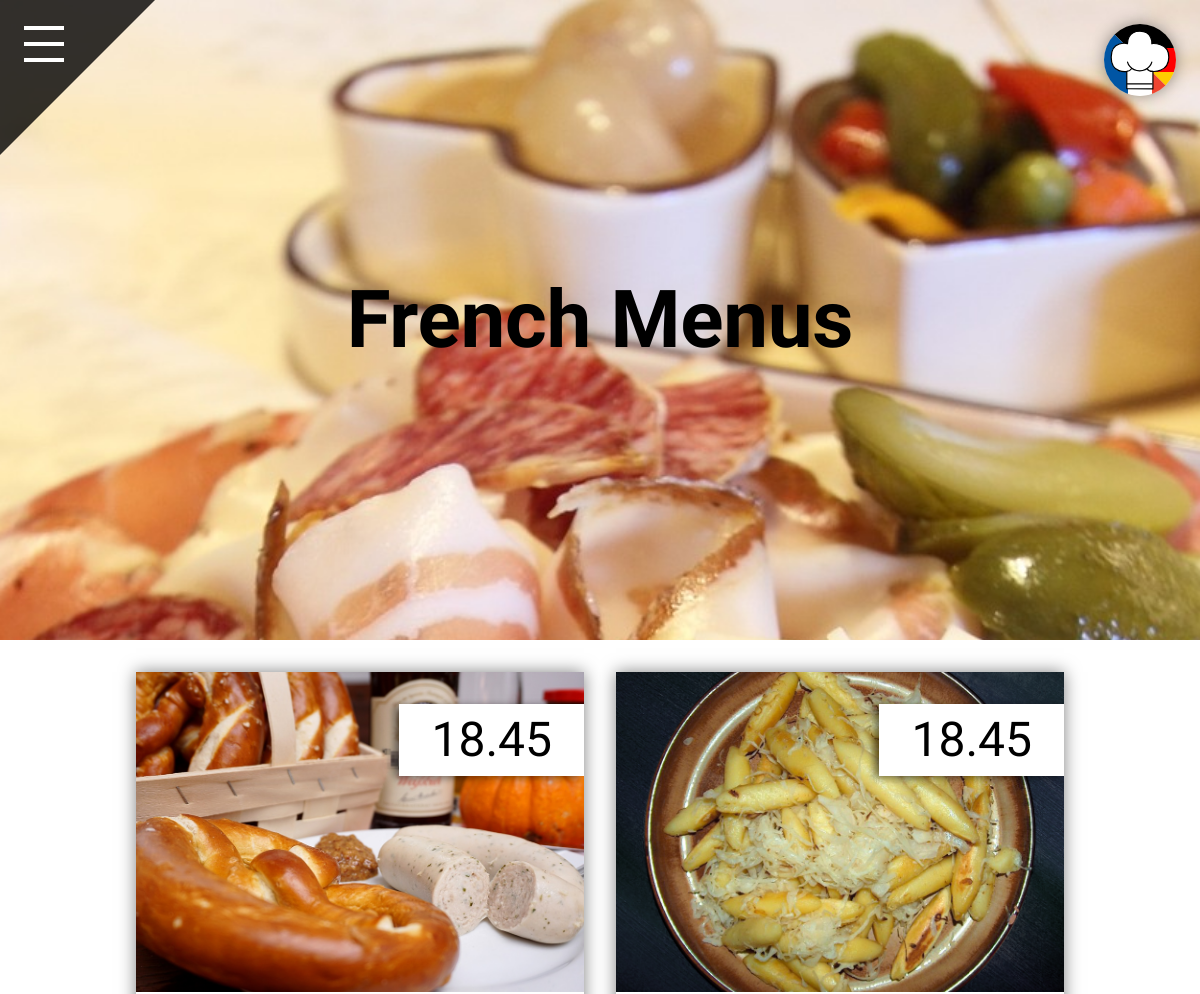
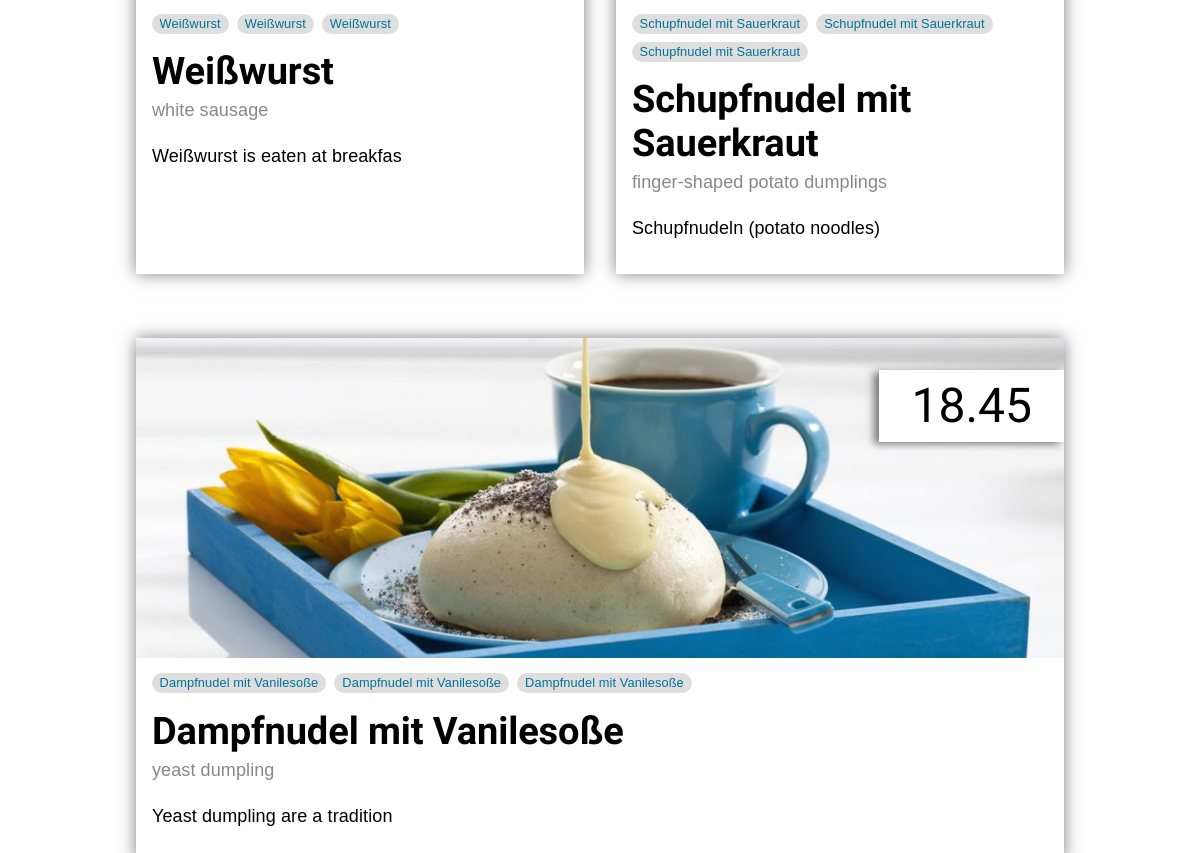
/menu_overview.php, run on the app's committed database (2 pictures, top to bottom).
### tables this page shows
CREATE TABLE Meal (
	id INT(6) UNSIGNED AUTO_INCREMENT PRIMARY KEY,
	name VARCHAR(30) NOT NULL,
	trans varchar(30) not null,
	description VARCHAR(30) NOT NULL,
	image VARCHAR(50),
	price double not null
	
);

### src/menu_overview.php (the view, shortened to what this page needs)
<?php
  include('./includes/database.php');
  include('./includes/header.php');
?>
    <main class="menu-site">
	<section class="hero" style="background-image:url(./images/region/charcuterie.jpg)">
	<h1>French Menus</h1>
</section>
<div class="menu-container">
<?php
$sql = "SELECT * FROM meal";
  foreach ($db->query($sql) as $meal) {
      echo '
      <section class="menu-item">
        <div class="price">' . $meal['price'] . '</div>
        <a class="top-image" style="background-image:url(' . $meal['image'] . ')"></a>
        <div class="categories">
          <ul>';
          for ($j=0; $j < 3; $j++) {
            echo '<li><a href="./menu_overview.php?category=' . $meal['name'] . '">' . $meal['name'] . '</a></li>';
          }
            echo'
          </ul>
        </div>
        <h2 class="title">'. $meal['name'] . '</h2>
        <p class="translation">'. $meal['trans'] . '</p>
        <p class="description">'. $meal['description'] . '</p>
      </section>
      ';
    }
  ?>
	</div>
    </main>

### src/includes/header.php (shortened to what this page needs)
<!DOCTYPE html>
<html lang="en">
<head>
    <link rel="stylesheet" href="./css/main.css">
</head>
<body>
  <header <?php if(HOME_SITE){echo 'class="home"';}?> id="js_header">
    <div class="menu" id="menu">
      <div class="nav-button" id="button">
        <div class="ham"></div>
      </div>
    </div>
    <div class="logo">
    </div>
  </header>
</body>

### src/css/3_basics/body.css (style rules this page uses)
body { -webkit-text-size-adjust: 100%; color: #000000; font-family: 'Linotype-Univers', sans-serif; font-size: 16px; -webkit-font-smoothing: antialiased; font-weight: 400; line-height: 1; background-color: #ffffff; }
* { box-sizing: border-box; }
body, html { height: auto; min-height: 100%; }
:root { font-size: 100%; }

### src/css/3_basics/links.css (style rules this page uses)
a { color: #007298; text-decoration: none; outline: 0; cursor: pointer; }

### src/css/3_basics/lists.css (style rules this page uses)
ul, ol { font-size: 1rem; font-size: 1.125rem; line-height: 1.5rem; letter-spacing: 0.00625rem; padding-left: 1.25rem; }
ul li, ol li { line-height: 1.6; }

### src/css/3_basics/selection.css (style rules this page uses)
body { -webkit-tap-highlight-color: rgba(0, 0, 0, 0.6); }

### src/css/3_basics/typography.css (style rules this page uses)
h1, h2, h3, h4, h5, h6, .substitle1, .substitle2, .body1, .body2, .button, .caption, .overline { padding: 0.2em 0; margin: 0; line-height: 1; font-family: 'Noto Serif'; }
h1 { font-size: 2.75rem; line-height: 3.375rem; font-weight: 600; font-family: 'Staatliches'; letter-spacing: -0.01875rem; }
h2 { font-size: 2.375rem; line-height: 2.75rem; font-weight: 600; font-family: 'Staatliches'; letter-spacing: -0.00625rem; }
p { font-size: 1rem; font-weight: 400; font-size: 1.125rem; line-height: 1.5rem; letter-spacing: 0.00625rem; line-height: 1.9; margin: 0 0 0.5rem; }

### src/css/4_elements/header.css (style rules this page uses)
header .logo { position: fixed; height: 4.5rem; width: 4.5rem; right: 1.5rem; top: 1.5rem; overflow: hidden; border-radius: 50%; box-shadow: 0 0 1rem rgba(0, 0, 0, 0.4); cursor: pointer; z-index: 2000; }
header .logo svg { height: 100%; width: 100%; }

### src/css/4_elements/navigation.css (style rules this page uses)
.menu { position: fixed; width: 4rem; height: 4rem; padding: 1rem; color: #ffffff; -webkit-transition: all 0.3s ease-in-out; transition: all 0.3s ease-in-out; z-index: 1000; }
.nav-button { position: absolute; top: 1.25rem; left: 1.25rem; -webkit-box-align: center; -ms-flex-align: center; align-items: center; -webkit-box-pack: center; -ms-flex-pack: center; justify-content: center; z-index: 1020; display: -webkit-box; display: -ms-flexbox; display: flex; width: 3rem; height: 3rem; background: transparent; cursor: pointer; }
.ham { position: relative; width: 2.5rem; height: 0.25rem; background: #ffffff; -webkit-transition: all 0.3s ease-in-out; transition: all 0.3s ease-in-out; }
.ham::before, .ham::after { position: absolute; left: 0; width: 2.5rem; height: 0.25rem; content: ""; background: #ffffff; -webkit-transform-origin: center center; transform-origin: center center; -webkit-transition: all 0.3s ease-in-out; transition: all 0.3s ease-in-out; }
.ham::before { top: -1rem; }
.ham::after { top: 1rem; }

### src/css/5_sections/hero.css (style rules this page uses)
section.hero { background: green; height: 40rem; width: 100%; background-size: cover; background-position: center center; flex-direction: column; display: flex; justify-content: center; align-items: center; background-attachment: fixed; }
.hero h1 { font-size: 5rem; line-height: 1.1; text-align: center; padding: 1rem; }

### src/css/6_sites/dish-overview.css (style rules this page uses)
.menu-container { margin: 0 auto; max-width: 60rem; width: 100%; display: flex; flex-wrap: wrap; }
.menu-item { position: relative; margin: 2rem 1rem; box-shadow: 0 0 1rem rgb(0,0,0,0.5); padding: 0 0 1rem 0; width: calc(50% - 3rem); min-width: 20rem; flex-grow: 1; overflow: hidden; }
.menu-item .top-image { height: 20rem; width: 100%; display: block; background-size: cover; background-position: center center; }
.menu-item .categories { padding: 0.725rem; }
.menu-item .categories ul { display: flex; list-style: none; padding: 0; margin: 0; flex-wrap: wrap; }
.menu-item .price { position: absolute; right: 0; top: 2rem; padding: 0.75rem 2rem 0.75rem 2rem; font-size: 3rem; background: #fff; font-family: 'Staatliches', sans-serif; box-shadow: -0.3rem 0.1rem 0.5rem rgba(0,0,0,0.5); }
.menu-item .categories li { position: relative; padding: 0.25rem 0.5rem; height: 1.25rem; font-size: 0.8rem; margin: 0.125; line-height: 1; margin: 0.25rem; background: #dedede; border-radius: 0.625rem; }
.menu-item .title { padding: 0 1rem; }
.menu-item .description { padding: 0.25rem 1rem; }
.menu-item .translation { padding: 0 1rem; color: #888; }

### data on the page
meal: price "18.45", image (picture), name "Weißwurst", trans "white sausage", description "Weißwurst is eaten at breakfas"
meal: price "18.45", image (picture), name "Schupfnudel mit Sauerkraut", trans "finger-shaped potato dumplings", description "Schupfnudeln (potato noodles)"
meal: price "18.45", image (picture), name "Dampfnudel mit Vanilesoße", trans "yeast dumpling", description "Yeast dumpling are a tradition"
